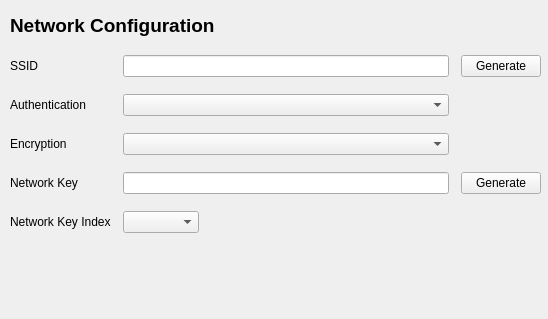
<ui version="4.0" >
 <class>NetConfig</class>
 <widget class="QWidget" name="NetConfig" >
  <property name="geometry" >
   <rect>
    <x>0</x>
    <y>0</y>
    <width>548</width>
    <height>319</height>
   </rect>
  </property>
  <property name="minimumSize" >
   <size>
    <width>76</width>
    <height>0</height>
   </size>
  </property>
  <property name="windowTitle" >
   <string/>
  </property>
  <widget class="QLabel" name="label" >
   <property name="geometry" >
    <rect>
     <x>10</x>
     <y>10</y>
     <width>521</width>
     <height>31</height>
    </rect>
   </property>
   <property name="font" >
    <font>
     <pointsize>14</pointsize>
     <weight>75</weight>
     <bold>true</bold>
    </font>
   </property>
   <property name="text" >
    <string>Network Configuration</string>
   </property>
  </widget>
  <widget class="QWidget" name="gridLayout" >
   <property name="geometry" >
    <rect>
     <x>10</x>
     <y>50</y>
     <width>531</width>
     <height>188</height>
    </rect>
   </property>
   <layout class="QGridLayout" >
    <property name="margin" >
     <number>0</number>
    </property>
    <property name="spacing" >
     <number>12</number>
    </property>
    <item row="4" column="0" >
     <widget class="QLabel" name="label_6" >
      <property name="text" >
       <string>Network Key Index</string>
      </property>
     </widget>
    </item>
    <item row="1" column="1" >
     <widget class="QComboBox" name="cmbAuth" />
    </item>
    <item row="2" column="0" >
     <widget class="QLabel" name="label_4" >
      <property name="text" >
       <string>Encryption</string>
      </property>
     </widget>
    </item>
    <item row="2" column="1" >
     <widget class="QComboBox" name="cmbEncr" />
    </item>
    <item row="0" column="1" >
     <widget class="QLineEdit" name="leSsid" >
      <property name="maxLength" >
       <number>32</number>
      </property>
     </widget>
    </item>
    <item row="3" column="2" >
     <widget class="QPushButton" name="pbGenNetKey" >
      <property name="text" >
       <string>Generate</string>
      </property>
     </widget>
    </item>
    <item row="0" column="0" >
     <widget class="QLabel" name="label_2" >
      <property name="text" >
       <string>SSID</string>
      </property>
     </widget>
    </item>
    <item row="1" column="0" >
     <widget class="QLabel" name="label_3" >
      <property name="text" >
       <string>Authentication</string>
      </property>
     </widget>
    </item>
    <item row="3" column="1" >
     <widget class="QLineEdit" name="leNetKey" >
      <property name="maxLength" >
       <number>64</number>
      </property>
     </widget>
    </item>
    <item row="0" column="2" >
     <widget class="QPushButton" name="pbGenSsid" >
      <property name="text" >
       <string>Generate</string>
      </property>
     </widget>
    </item>
    <item row="3" column="0" >
     <widget class="QLabel" name="label_5" >
      <property name="text" >
       <string>Network Key</string>
      </property>
     </widget>
    </item>
    <item row="4" column="1" >
     <layout class="QHBoxLayout" >
      <property name="margin" >
       <number>0</number>
      </property>
      <property name="spacing" >
       <number>6</number>
      </property>
      <item>
       <widget class="QComboBox" name="cmbNetKeyIdx" >
        <property name="minimumSize" >
         <size>
          <width>76</width>
          <height>0</height>
         </size>
        </property>
       </widget>
      </item>
      <item>
       <spacer>
        <property name="orientation" >
         <enum>Qt::Horizontal</enum>
        </property>
        <property name="sizeType" >
         <enum>QSizePolicy::Expanding</enum>
        </property>
        <property name="sizeHint" >
         <size>
          <width>40</width>
          <height>20</height>
         </size>
        </property>
       </spacer>
      </item>
     </layout>
    </item>
   </layout>
  </widget>
 </widget>
 <tabstops>
  <tabstop>leSsid</tabstop>
  <tabstop>pbGenSsid</tabstop>
  <tabstop>cmbAuth</tabstop>
  <tabstop>cmbEncr</tabstop>
  <tabstop>leNetKey</tabstop>
  <tabstop>pbGenNetKey</tabstop>
 </tabstops>
 <resources/>
 <connections/>
</ui>
